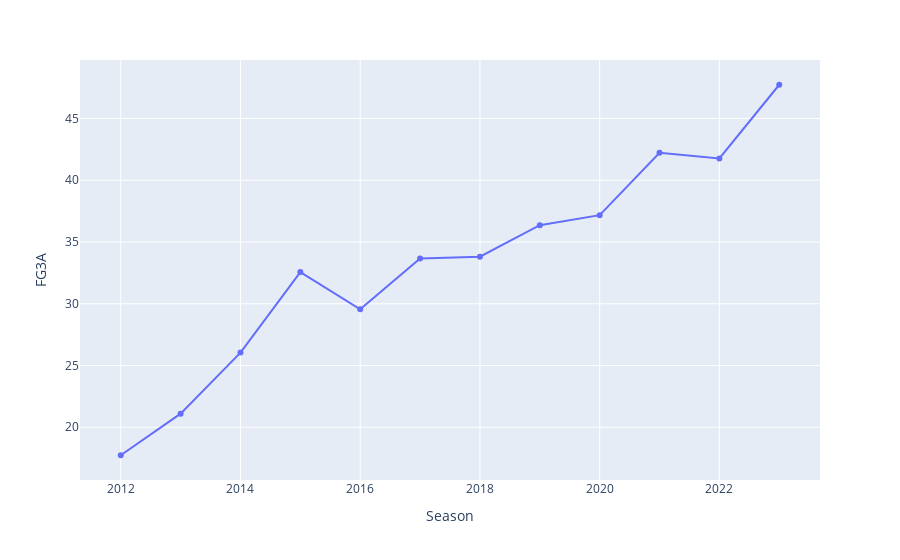

Here is the notebook cell this chart was saved with:
### Markdown cell above
# Visuals

### Code cell
import plotly.express as px

fig = px.line(celtics_games, x='Season', y='FG3A', markers= True)
fig.show()

### Figure 1 — Plotly figure (JSON) as saved in the notebook; plotly's stock layout.template omitted (floating-point values rounded to 4 significant figures)
{"data": [{"hovertemplate": "Season=%{x}<br>FG3A=%{y}<extra></extra>", "legendgroup": "", "line": {"color": "#636efa", "dash": "solid"}, "marker": {"symbol": "circle"}, "mode": "markers+lines", "name": "", "orientation": "v", "showlegend": false, "type": "scatter", "x": [2012, 2013, 2014, 2015, 2016, 2017, 2018, 2019, 2020, 2021, 2022, 2023], "xaxis": "x", "y": [17.74, 21.1, 26.04, 32.57, 29.56, 33.67, 33.81, 36.36, 37.17, 42.22, 41.76, 47.73], "yaxis": "y"}], "layout": {"legend": {"tracegroupgap": 0}, "margin": {"t": 60}, "xaxis": {"anchor": "y", "domain": [0, 1], "title": {"text": "Season"}}, "yaxis": {"anchor": "x", "domain": [0, 1], "title": {"text": "FG3A"}}}}
